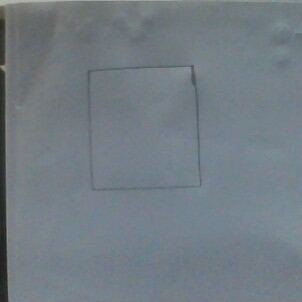
#> input picture testSquare.jpg, 302 x 302 px, found by its file name
$ python imgRead.py   (older library calls are emulated)
#> lines starting #> are read from the running program, lines starting #| are printed output that depends on the picture
import cv2
import numpy as np

image = cv2.imread('/home/uco1518/PycharmProjects/crossword2/testSquare.jpg')
#> image is the input picture: shape (302, 302, 3); mean B, G, R 131.5, 124.1, 114.4
gray = cv2.cvtColor(image, cv2.COLOR_BGR2GRAY)

cv2.imshow('Original image', image)
cv2.imshow('Gray image', gray)
# gray scale

edges = cv2.Canny(gray, 25, 240)
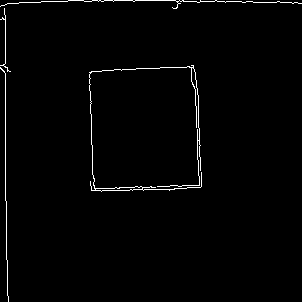
#> edges: shape (302, 302); 1.5% white in thin lines or dots

# Write image back to disk.
cv2.imshow('result.jpg', edges)
# # edge deteaction
# # todo:
#
# params = cv2.SimpleBlobDetector_Params()
#
# # Change thresholds
# params.minThreshold = 10
# params.maxThreshold = 200
#
# # Filter by Area.
# params.filterByArea = True
# params.minArea = 1500
#
# # Filter by Circularity
# params.filterByCircularity = True
# params.minCircularity = 0.1
#
# # Filter by Convexity
# params.filterByConvexity = True
# params.minConvexity = 0.87
#
# # Filter by Inertia
# params.filterByInertia = True
# params.minInertiaRatio = 0.01
#
# # Create a detector with the parameters
#
# detector = cv2.SimpleBlobDetector(params)
# # else:
# #     detector = cv2.SimpleBlobDetector_create(params)
# keypoints = detector.detect(image)
#
# # Draw detected blobs as red circles.
# # cv2.DRAW_MATCHES_FLAGS_DRAW_RICH_KEYPOINTS ensures the size of the circle corresponds to the size of blob
# im_with_keypoints = cv2.drawKeypoints(image, keypoints, image)

# sadfasdf
img = cv2.imread('/home/uco1518/PycharmProjects/crossword2/testSquare.jpg')
gray = cv2.cvtColor(img, cv2.COLOR_BGR2GRAY)
edges = cv2.Canny(gray, 25, 200)
cv2.imshow('sdsdf.jpg', edges)
#
# minLineLength = 10
# maxLineGap = 10
# lines = cv2.HoughLinesP(edges, 1, np.pi / 180, 100, minLineLength, maxLineGap)
# for x1, y1, x2, y2 in lines[0]:
#     cv2.line(img, (x1, y1), (x2, y2), (0, 255, 0))
#
# cv2.imshow('houghlines3.jpg', img)
#
# cv2.waitKey(0)
# cv2.destroyAllWindows()


# image = cv2.imread("/home/uco1518/PycharmProjects/crossword2/boxes.jpeg", 1)
#
# # red color boundaries [B, G, R]
# lower = [1, 0, 20]
# upper = [60, 40, 200]
#
# # create NumPy arrays from the boundaries
# lower = np.array(lower, "uint8")
# upper = np.array(upper, "uint8")

# find the colors within the specified boundaries and apply
# the mask
# mask = cv2.inRange(image, lower, upper)
# output = cv2.bitwise_and(image, image, mask)
#
# ret, thresh = cv2.threshold(mask, 40, 255, 0)
# im2, contours, hierarchy = cv2.findContours(thresh, cv2.RETR_EXTERNAL, cv2.CHAIN_APPROX_NONE)
#
# if len(contours) != 0:
#     # draw in blue the contours that were founded
#     cv2.drawContours(output, contours, -1, 255, 3)
#
#     # find the biggest area
#     c = max(contours, cv2.contourArea)
#
#     x, y, w, h = cv2.boundingRect(c)
#     # draw the book contour (in green)
#     cv2.rectangle(output, (x, y), (x + w, y + h), (0, 255, 0), 2)
#
# # show the images
# cv2.imshow("Result", np.hstack([image, output]))
#
# cv2.waitKey(0)
